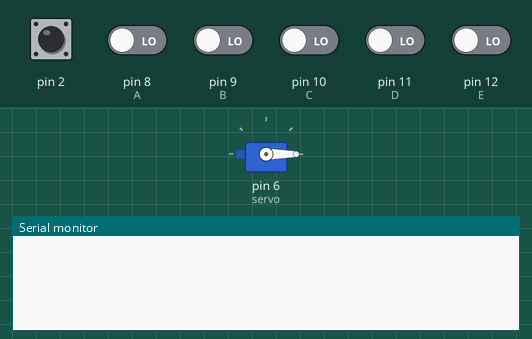
The sketch below on a simulated Arduino Uno, built with avr-gcc and run on an emulated ATmega328P. On the bench: servo, the last lines printed to the serial monitor. Inputs (shaded band) come from the test bench; at power-on: pin 2 HIGH, pin 8 (A), pin 9 (B), pin 10 (C), pin 11 (D), pin 12 (E) LOW.

Above: at 1.2 s.
1.3 s: pin 2 driven LOW
At 2.5 s:
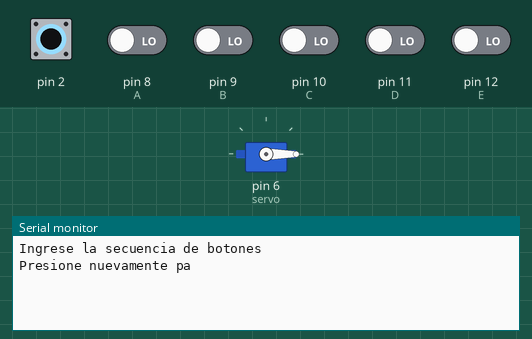
2.8 s: pin 2 driven HIGH
At 3.36 s:
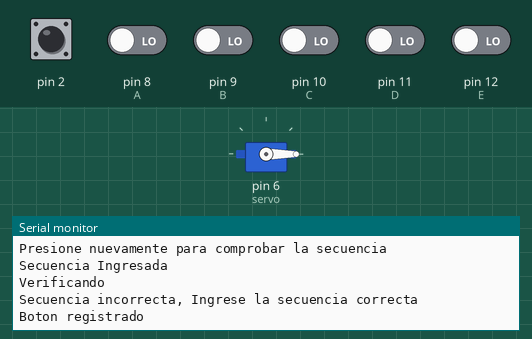
4.3 s: pin 2 pulsed LOW 2 times (0.12 s each, 0.3 s apart)
At 6.18 s:
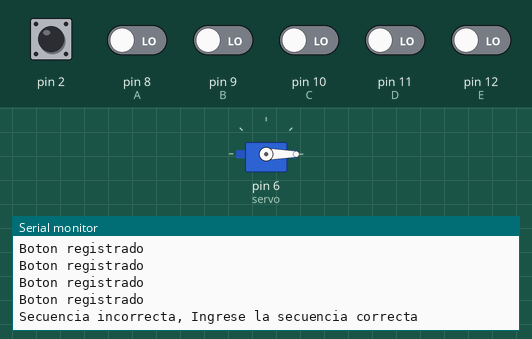
6.4 s: pin 2 driven LOW and pin 10 (C) driven HIGH
At 7.9 s:
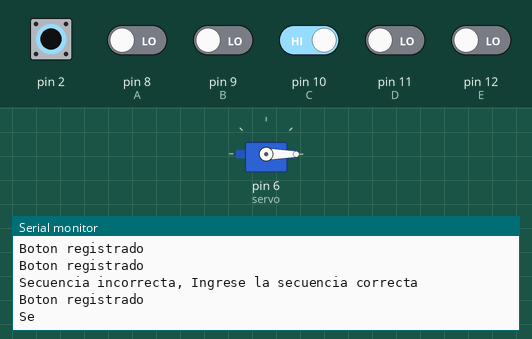

Measured:
- after the input at 1.3 s, the serial monitor: prints a new line at once (image 1)
- after the input at 2.8 s, the serial monitor: prints a new line at once (image 2)
- after the input at 4.3 s, the serial monitor: prints a new line after 0.14 s (image 3)
- after the input at 6.4 s, the serial monitor: prints a new line at once (image 4)

The sketch:

Ejercicio_3.ino
```cpp
/*
 * UNIVERSIDAD TECNICA DEL NORTE
 * FACULTAD DE INGENIERIA EN CIENCIAS APLICADAS
 * SISTEMAS EMBEBIDOS
 * STEVEN FLORES
 * 5to Nivel;
 * EXAMEN BIMESTRAL : Ejercicio 3
 */
 #include<Servo.h>
 Servo servo;   //Objeto para servo 1
 int giro;
 const int A=8;
 const int B=9;
 const int C=10;
 const int D=11;
 const int E=12;
 int i=0;
 int on=0;
 String aux;
 void  setup(){
  pinMode(A,INPUT);
  pinMode(B,INPUT);
  pinMode(C,INPUT);
  pinMode(D,INPUT);
  pinMode(E,INPUT);
  servo.attach(6);
  servo.write(0);
  attachInterrupt(0,activacion,LOW);
  Serial.begin(9600);

 }
 void loop(){
   switch(on){
    case 1:
      if(digitalRead(A)==LOW){
        delay(300);
        aux = aux + "1";
        i++;
        Serial.println("Boton registrado");
      }
      if(digitalRead(B)==LOW){
        delay(300);
        aux = aux + "2";
        i++;
        Serial.println("Boton registrado");
      }
      if(digitalRead(C)==LOW){
        delay(300);
        aux = aux + "3";
        i++;
        Serial.println("Boton registrado");
      }
      if(digitalRead(D)==LOW){
        delay(300);
        aux = aux + "4";
        i++;
        Serial.println("Boton registrado");
      }
      if(digitalRead(E)==LOW){
        delay(300);
        aux = aux + "5";
        i++;
        Serial.println("Boton registrado");
      }
      break;
    case 2:
      if(i==5){
        if(String(aux)=="24153"){
          Serial.println("Secuencia correcta, moviendo el motor");
          servo.write(100);
          on=0;
        }else{
          Serial.println("Secuencia incorrecta, Ingrese la secuencia correcta");
          aux="";
          i=0;
          on=1;
        }
      }else{
        Serial.println("Secuencia incorrecta, Ingrese la secuencia correcta");
        aux="";
        i=0;
        on=1;
      }
      break;
    }
  }

 void activacion (){
  switch(on){
    case 0:
    Serial.println("Ingrese la secuencia de botones");
    Serial.println("Presione nuevamente para comprobar la secuencia");
    on++;
    delay(300);
    break;
    case 1:
    Serial.println("Secuencia Ingresada");
    Serial.println(aux);
    Serial.println("Verificando");
    on++;
    break;
  }
 }
```
